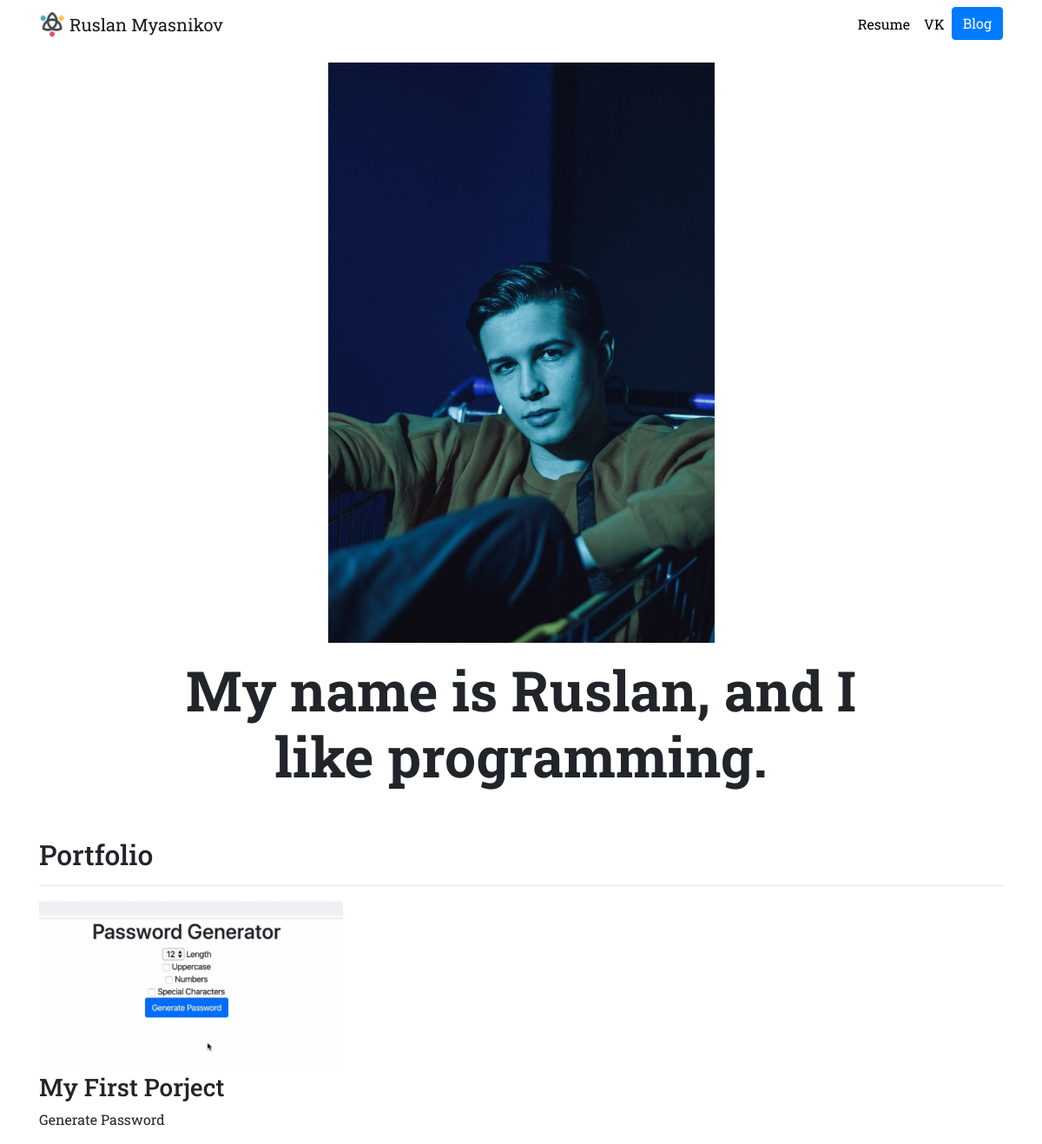
The page / on the database its author committed.
### portfolio/models.py (models this page shows, shortened)
class Project(models.Model):
    title = models.CharField(max_length=100)
    description = models.CharField(max_length=250)
    image = models.ImageField(upload_to='portfolio/images/')
    url = models.URLField(blank=True)

### portfolio/views.py (the view)
# urls.py: 2. Add a URL to urlpatterns:  path('', views.home, name='home')
def home(request):
    project = Project.objects.all()
    return render(request, 'portfolio/home.html', {'projects': project})

### portfolio/templates/portfolio/home.html
{% extends "portfolio/base.html" %}
{% load static %}
{% block content %}
<div class="row justify-content-center my-3">
  <div class="col-5">
    <img src="{% static 'portfolio/a-TyEwBRZzw.jpg' %}" class="img-fluid">
  </div>
</div>
<div class="row justify-content-center mb-3">
  <div class="col-md-9 text-center">
    <h1 id="hometext" class="font-weight-bold">My name is Ruslan, and I like programming.</h1>
  </div>
</div>
<h2 class="mt-5">Portfolio</h2>
<hr>
<div class="row">
  {% for project in projects %}
  <div class="col-lg-4 col-md-6">
    {% if project.url %}
    <a href="{{ project.url }}">
      <img src="{{ project.image.url }}" class="img-fluid mb-2">
    </a>
    {% else %}
    <img src="{{ project.image.url }}" class="img-fluid mb-2">
    {% endif %}
    <h3>{{ project.title }}</h3>
    <p>{{ project.description }}</p>
  </div>
  {% endfor %}
</div>
{% endblock %}

### portfolio/templates/portfolio/base.html (shortened to what this page needs)
{% load static %}
<!doctype html>
<html lang="en">
<head>
  <link rel="stylesheet" href="https://stackpath.bootstrapcdn.com/bootstrap/4.4.1/css/bootstrap.min.css">
  <link rel="stylesheet" href="{% static "portfolio/custom.css" %}">
</head>
<body>
  <nav id="topNav" class="navbar navbar-expand-md navbar-light">
    <div class="container">
      <a class="navbar-brand" href="{% url 'home' %}">
        <img src="{% static "portfolio/Screenshot_1.png" %}" width="30" height="30" class="d-inline-block align-top" alt="Mrusi Logo">
        <span>Ruslan Myasnikov</span>
      </a>
      <div class="collapse navbar-collapse text-center" id="navbarNav">
        <ul class="navbar-nav ml-auto">
          <li class="nav-item">
            <a class="nav-link" href="{% static "portfolio/Resume.pdf" %}">Resume</a>
          </li>
          <li class="nav-item">
            <a class="nav-link" href="https://vk.com/mrusi5" target="_blank">VK</a>
          </li>
          <li>
            <a role="button" href="{% url 'blog:all_blogs' %}" class="btn btn-primary">Blog</a>
          </li>
        </ul>
      </div>
    </div>
  </nav>
  <div class="container">
    {% block content %}{% endblock %}
  </div>
</body>
</html>

### portfolio/static/portfolio/custom.css (style rules this page uses)
.navbar-nav .nav-link { color: rgba(0,0,0,1) !important; }
body { font-family: 'Roboto Slab', serif; }
@media (min-width: 992px) { #hometext { font-size: 4rem; } }

### rows shown on the page
Project: image (picture), title "My First Porject", description "Generate Password"
